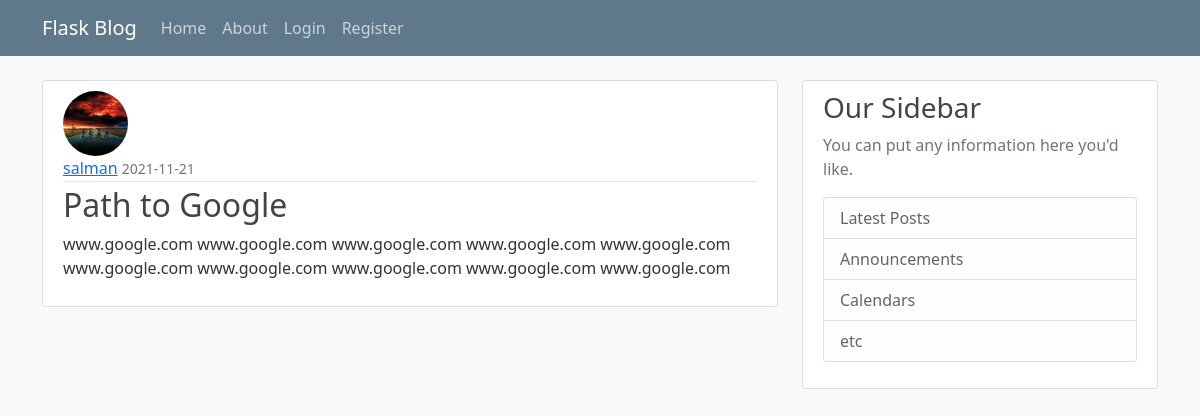
Screenshot of /post/23 with the database file from the repository.
### flaskblog/models.py (models this page shows, shortened)
class User(flaskblog.db.Model, UserMixin):
    id = flaskblog.db.Column(flaskblog.db.Integer, primary_key=True)
    username = flaskblog.db.Column(
        flaskblog.db.String(20), unique=True, nullable=False)
    email = flaskblog.db.Column(
        flaskblog.db.String(120), unique=True, nullable=False)
    image_file = flaskblog.db.Column(
        flaskblog.db.String(20), nullable=False, default="default.jpg")  # going to be hashed
    password = flaskblog.db.Column(flaskblog.db.String(60), nullable=False)
    posts = flaskblog.db.relationship("Post", backref="author", lazy=True)

class Post(flaskblog.db.Model):
    id = flaskblog.db.Column(flaskblog.db.Integer, primary_key=True)
    title = flaskblog.db.Column(flaskblog.db.String(100), nullable=False)
    date_posted = flaskblog.db.Column(
        flaskblog.db.DateTime, nullable=False, default=datetime.utcnow)
    content = flaskblog.db.Column(flaskblog.db.Text, nullable=False)
    user_id = flaskblog.db.Column(flaskblog.db.Integer, flaskblog.db.ForeignKey(
        "user.id"), nullable=False)

### flaskblog/posts/routes.py (the view)
@posts.route("/post/<int:post_id>")  # variables of int type in route
def post(post_id) -> str:
    post = Post.query.get_or_404(
        post_id)  # if it does not exist return 404. If exists, render a template with that post
    return flask.render_template("post.html", title=post.title, post=post)

### flaskblog/templates/post.html (shortened to what this page needs)
{% extends "layout.html" %} {% block content %}
<article class="media content-section">
	<img
		class="rounded-circle article-img"
		src="{{url_for('static', filename='profile_pics/' + post.author.image_file)}}"
	/>
	<div class="media-body">
		<div class="article-metadata">
			<a
				class="mr-2"
				href="{{ url_for('users.user_posts', username=post.author.username) }}"
				>{{ post.author.username }}</a
			>
			<small class="text-muted"
				>{{ post.date_posted.strftime("%Y-%m-%d") }}</small
			>
		</div>
		<h2 class="article-title">{{ post.title }}</h2>
		<p class="article-content">{{ post.content }}</p>
	</div>
</article>
{% endblock content %}

### flaskblog/static/main.css (style rules this page uses)
body { background: #fafafa; color: #333333; margin-top: 5rem; }
h1, h2, h3, h4, h5, h6 { color: #444444; }
.content-section { background: #ffffff; padding: 10px 20px; border: 1px solid #dddddd; border-radius: 3px; margin-bottom: 20px; }
.article-title { color: #444444; }
.article-content { white-space: pre-line; }
.article-img { height: 65px; width: 65px; margin-right: 16px; }
.article-metadata { padding-bottom: 1px; margin-bottom: 4px; border-bottom: 1px solid #e3e3e3 }

### rows the page displays
User: image_file (picture), author.username "salman"
Post: date_posted "2021-11-21", title "Path to Google", content "www.google.com www.google.com www.google.com www.google.com www.google.com www.google.com www.google.com www.google.com www.google.com www.google.com"
